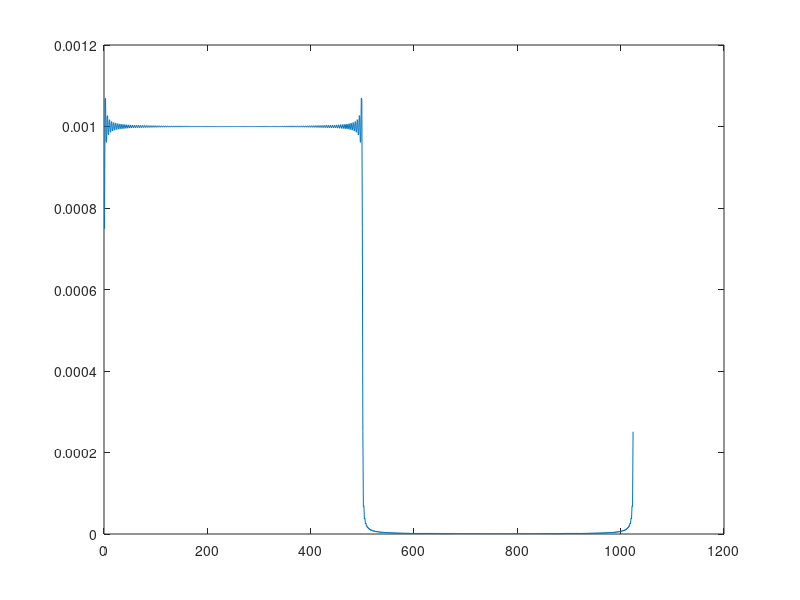

Reproduce this figure in MATLAB.



Fs = 1000;                    % Sampling frequency
T = 1/Fs;                     % Sample time
L = 1000;                     % Length of signal
t = (0:L-1)*T;                % Time vector

x = zeros([1,L]);             %signal
x(1:(L/2)) = 1;

NFFT = 2^nextpow2(L);
X = fft(x,NFFT)/L;
f = Fs/2*linspace(0,1,NFFT/2+1);


plot(f,2*abs(X(1:NFFT/2+1)))

%eliminamos la mitad de las frecuencias mas altas
X(256:(3*256))=0;
plot(abs(ifft(X)));